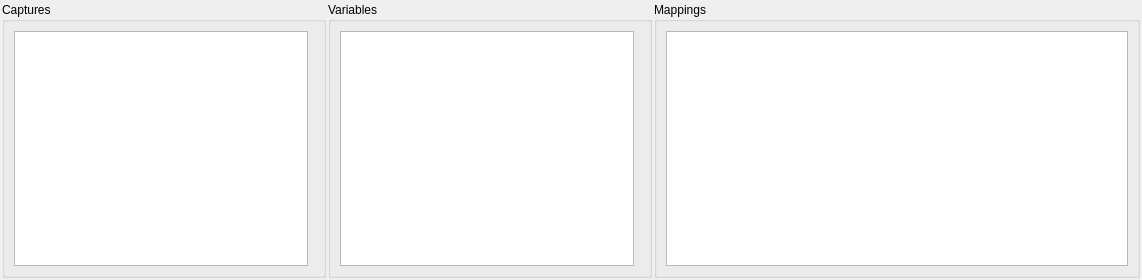
<ui version="4.0" >
 <class>CaptureCheckerDetailsWidget</class>
 <widget class="QWidget" name="CaptureCheckerDetailsWidget" >
  <property name="geometry" >
   <rect>
    <x>0</x>
    <y>0</y>
    <width>1142</width>
    <height>280</height>
   </rect>
  </property>
  <layout class="QHBoxLayout" >
   <property name="spacing" >
    <number>2</number>
   </property>
   <property name="leftMargin" >
    <number>2</number>
   </property>
   <property name="topMargin" >
    <number>2</number>
   </property>
   <property name="rightMargin" >
    <number>2</number>
   </property>
   <property name="bottomMargin" >
    <number>2</number>
   </property>
   <item>
    <widget class="QGroupBox" name="capturesBox" >
     <property name="sizePolicy" >
      <sizepolicy vsizetype="Expanding" hsizetype="Expanding" >
       <horstretch>2</horstretch>
       <verstretch>0</verstretch>
      </sizepolicy>
     </property>
     <property name="title" >
      <string>Captures</string>
     </property>
     <layout class="QHBoxLayout" >
      <item>
       <widget class="QTableWidget" name="captures" >
        <property name="selectionMode" >
         <enum>QAbstractItemView::SingleSelection</enum>
        </property>
        <property name="selectionBehavior" >
         <enum>QAbstractItemView::SelectRows</enum>
        </property>
        <property name="columnCount" >
         <number>0</number>
        </property>
       </widget>
      </item>
      <item>
       <widget class="KToolBar" native="1" name="capturesToolbar" />
      </item>
     </layout>
    </widget>
   </item>
   <item>
    <widget class="QGroupBox" name="variablesBox" >
     <property name="sizePolicy" >
      <sizepolicy vsizetype="Expanding" hsizetype="Expanding" >
       <horstretch>2</horstretch>
       <verstretch>0</verstretch>
      </sizepolicy>
     </property>
     <property name="title" >
      <string>Variables</string>
     </property>
     <layout class="QHBoxLayout" >
      <item>
       <widget class="QTableWidget" name="variables" >
        <property name="selectionMode" >
         <enum>QAbstractItemView::SingleSelection</enum>
        </property>
        <property name="selectionBehavior" >
         <enum>QAbstractItemView::SelectRows</enum>
        </property>
        <property name="columnCount" >
         <number>0</number>
        </property>
       </widget>
      </item>
      <item>
       <widget class="KToolBar" native="1" name="variablesToolbar" />
      </item>
     </layout>
    </widget>
   </item>
   <item>
    <widget class="QGroupBox" name="mappingsBox" >
     <property name="sizePolicy" >
      <sizepolicy vsizetype="Expanding" hsizetype="Expanding" >
       <horstretch>3</horstretch>
       <verstretch>0</verstretch>
      </sizepolicy>
     </property>
     <property name="title" >
      <string>Mappings</string>
     </property>
     <layout class="QHBoxLayout" >
      <item>
       <widget class="QTableWidget" name="mappings" >
        <property name="selectionMode" >
         <enum>QAbstractItemView::SingleSelection</enum>
        </property>
        <property name="selectionBehavior" >
         <enum>QAbstractItemView::SelectRows</enum>
        </property>
        <property name="columnCount" >
         <number>0</number>
        </property>
       </widget>
      </item>
     </layout>
    </widget>
   </item>
  </layout>
 </widget>
 <customwidgets>
  <customwidget>
   <class>KToolBar</class>
   <extends>QWidget</extends>
   <header>ktoolbar.h</header>
   <container>1</container>
  </customwidget>
 </customwidgets>
 <resources/>
 <connections/>
</ui>
